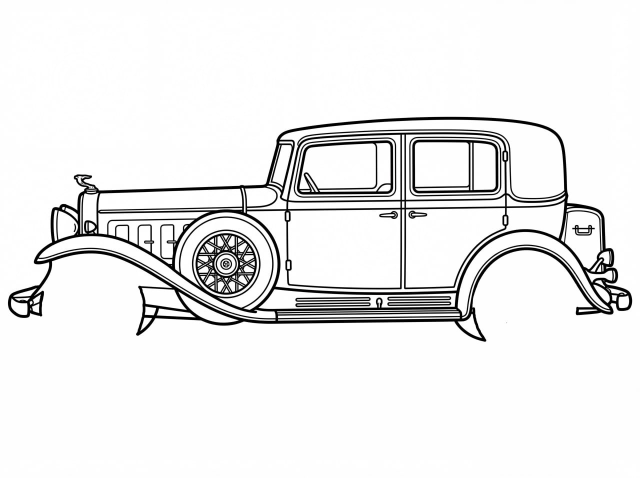
#> input picture src/animations/car2/body.jpg, 1280 x 955 px, found by its file name (shown at 1/2 size)
$ python make_car2_body.py
#> lines starting #> are read from the running program, lines starting #| are printed output that depends on the picture; after the words box and inside, x2 and y2 are one past the last pixel; in counts of white or black regions, pixels touching at a corner belong together
"""Rebuild car2/body.png with correct masking.

Roof: upper part via polygon, lower part column-by-column between pillars.
Wheel holes: only bottom-half of circle (Y > cy), preserving fender arch.
Windows: flood-fill from y=360 seeds.
Bumpers: 13px x2 dilation (26px expansion, not 75px).
"""
import cv2, numpy as np
from PIL import Image
from pathlib import Path

ROOT = Path(r"E:\Antigravity\Projects\Color Animals Interactive")
src  = ROOT / "src/animations/car2/body.jpg"
out  = ROOT / "src/animations/car2/body.png"
prev = ROOT / "src/animations/car2/body_preview.jpg"

img_bgr = cv2.imread(str(src))
#> img_bgr is the input picture: shape (955, 1280, 3); mean B, G, R 236.3, 236.3, 236.3
gray    = cv2.cvtColor(img_bgr, cv2.COLOR_BGR2GRAY)
h, w    = gray.shape
#> h = 955; w = 1280
rgb     = cv2.cvtColor(img_bgr, cv2.COLOR_BGR2RGB)

_, stroke_bin = cv2.threshold(gray, 100, 255, cv2.THRESH_BINARY_INV)
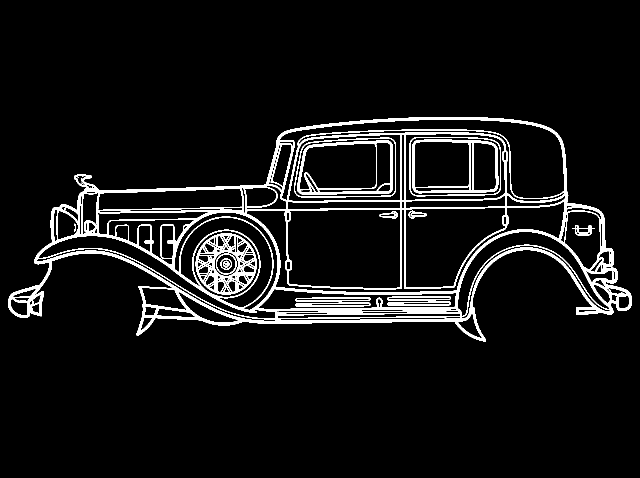
#> stroke_bin: shape (955, 1280) (shown at 1/2 size); 6.6% white; 22 white regions (5 under 20 px), largest, box (x1, y1, x2, y2) and area: (16, 234, 1264, 683) 62238, (391, 467, 514, 589) 5248, (594, 281, 786, 389) 3642

# ── Exterior flood-fill (13px x2 = 26px expansion — clean bumpers) ──────────
kernel = cv2.getStructuringElement(cv2.MORPH_ELLIPSE, (13, 13))
closed = cv2.morphologyEx(stroke_bin, cv2.MORPH_CLOSE, kernel, iterations=2)
#> closed: shape (955, 1280); 15.8% white; 1 white region, box (x1, y1, x2, y2) and area: (16, 234, 1264, 683) 193075
passable = (closed == 0).astype(np.uint8) * 255
padded = np.pad(passable, 1, constant_values=255)
#> padded: shape (957, 1282); 84.3% white; 1 black region, box (x1, y1, x2, y2) and area: (17, 235, 1265, 684) 193075
fm = np.zeros((padded.shape[0]+2, padded.shape[1]+2), np.uint8)
cv2.floodFill(padded, fm, (0, 0), 128)
exterior = padded[1:-1, 1:-1] == 128
#> exterior: shape (955, 1280) bool; 72.9% white; 1 black region, box (x1, y1, x2, y2) and area: (16, 234, 1264, 683) 331721
car_body = (~exterior) | (stroke_bin > 0)

# ── Roof fix ─────────────────────────────────────────────────────────────────
# Upper roof (y=165-250): no strokes bound the top, use a polygon.
# Key points derived from A-pillar and C-pillar stroke data:
#   A-pillar top: (633, 250)   C-pillar top: (1083, 250)
#   Windshield top meets roofline ~(578, 165),  rear top ~(1090, 165)
ROOF_TOP = 165
A_PILLAR_TOP  = (633, 250)   # where A-pillar first appears
C_PILLAR_TOP  = (1083, 250)  # where C-pillar first appears
# Widen the left edge: windshield top is at ~x=530, not x=578
# (the A-pillar at y<250 is more vertical than a linear interpolation suggests)
WIND_TOP      = (530, ROOF_TOP)
REAR_TOP      = (1095, ROOF_TOP)

# Polygon: trapezoid covering upper roof
upper_roof_poly = np.array([
    WIND_TOP,
    REAR_TOP,
    C_PILLAR_TOP,
    A_PILLAR_TOP,
], dtype=np.int32)

roof_mask = np.zeros((h, w), dtype=np.uint8)
cv2.fillPoly(roof_mask, [upper_roof_poly], 255)
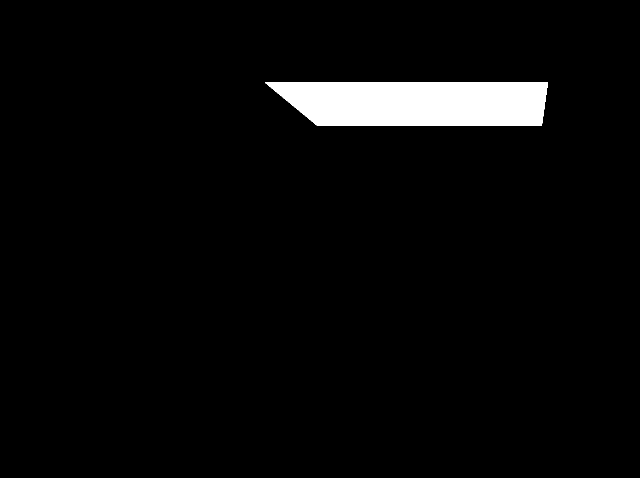
#> roof_mask: shape (955, 1280) (shown at 1/2 size); 3.6% white; 1 white region, box (x1, y1, x2, y2) and area: (530, 165, 1096, 251) 43740

# Lower roof (y=250 to window arch): column-by-column between pillars
# A-pillar right edge per y (left boundary of roof interior)
for y in range(250, 300):
    row_strokes = np.where(stroke_bin[y, 540:680] > 0)[0]
    if len(row_strokes) > 0:
        left_x = int(540 + row_strokes.max()) + 1   # just right of A-pillar
    else:
        left_x = A_PILLAR_TOP[0]

    # C-pillar left edge per y (right boundary)
    row_strokes_r = np.where(stroke_bin[y, 1060:1130] > 0)[0]
    if len(row_strokes_r) > 0:
        right_x = int(1060 + row_strokes_r.min()) - 1  # just left of C-pillar
    else:
        right_x = C_PILLAR_TOP[0]

    # Bottom boundary: topmost stroke in this column (window arch)
    for x in range(left_x, right_x + 1):
        col_s = np.where(stroke_bin[:300, x] > 0)[0]
        if len(col_s) == 0:
            continue
        top_s = col_s.min()
        if top_s >= y:          # window arch is at or below current y
            roof_mask[y, x] = 255
#> this loop made 50 passes
#> (left_x, row_strokes_r, right_x) on passes 7 to 15: (632, [26, 27, 28, 29, 30, 31, 32, 33, 34, 35, 36, 37, 38, 39, 40], 1085), (625, [29, 30, 31, 32, 33, 34, 35, 36, 37, 38, 39, 40, 41, 42], 1088), (619, [31, 32, 33, 34, 35, 36, 37, 38, 39, 40, 41, 42, 43], 1090), (612, [34, 35, 36, 37, 38, 39, 40, 41, 42, 43, 44, 45], 1093), (604, [36, 37, 38, 39, 40, 41, 42, 43, 44, 45, 46], 1095), (598, [38, 39, 40, 41, 42, 43, 44, 45, 46, 47, 48], 1097), (592, [40, 41, 42, 43, 44, 45, 46, 47, 48, 49], 1099), (588, [42, 43, 44, 45, 46, 47, 48, 49, 50], 1101), (583, [43, 44, 45, 46, 47, 48, 49, 50, 51, 52], 1102)
#> (left_x, right_x) on passes 1 to 6: (680, 1063), (674, 1067), (664, 1071), (656, 1075), (648, 1079), (640, 1082)

car_body = car_body | (roof_mask > 0)
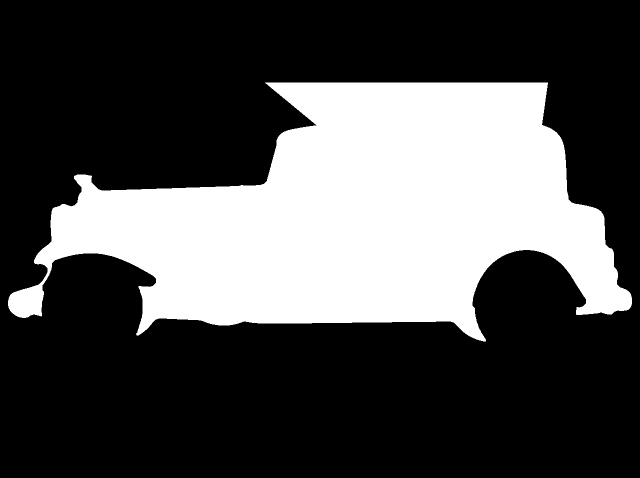
#> car_body: shape (955, 1280) bool (shown at 1/2 size); 30.3% white; 1 white region, box (x1, y1, x2, y2) and area: (16, 165, 1264, 683) 370000
print(f"Roof pixels added: {(roof_mask>0).sum()}")
#| Roof pixels added: 43740

# ── RGBA ──────────────────────────────────────────────────────────────────────
rgba = np.zeros((h, w, 4), dtype=np.uint8)
rgba[:, :, :3] = rgb
rgba[car_body, 3]  = 255
rgba[~car_body, 3] = 0

print(f"Before windows: {(rgba[:,:,3]==255).sum()/(h*w)*100:.1f}% opaque")
#| Before windows: 30.3% opaque
print(f"Roof (750,215): {rgba[215,750,3]}  want 255")
#| Roof (750,215): 255  want 255

# ── Windows ───────────────────────────────────────────────────────────────────
# Seeds at y=360 — clearly in window glass, well below roof
window_seeds = [(700, 360), (870, 360), (1050, 360)]
car_size = car_body.sum()
#> car_size = 370000
for sx, sy in window_seeds:
    if not (0<=sy<h and 0<=sx<w) or gray[sy,sx] <= 190:
        print(f"  Window ({sx},{sy}): gray={gray[sy,sx]}, skip")
        continue
    wf = np.zeros((h+2, w+2), np.uint8)
    tmp = (gray > 190).astype(np.uint8) * 255
    cv2.floodFill(tmp, wf, (sx, sy), 128)
    win = (tmp == 128) & car_body
    if win.sum() > car_size * 0.15:
        print(f"  Window ({sx},{sy}): leaked ({win.sum()/car_size*100:.0f}%), skip")
        continue
    print(f"  Window ({sx},{sy}): {win.sum()} px transparent")
    rgba[win, 3] = 0
#> this loop made 3 passes
#|   Window (700,360): 11826 px transparent
#|   Window (870,360): 9350 px transparent
#|   Window (1050,360): 22636 px transparent
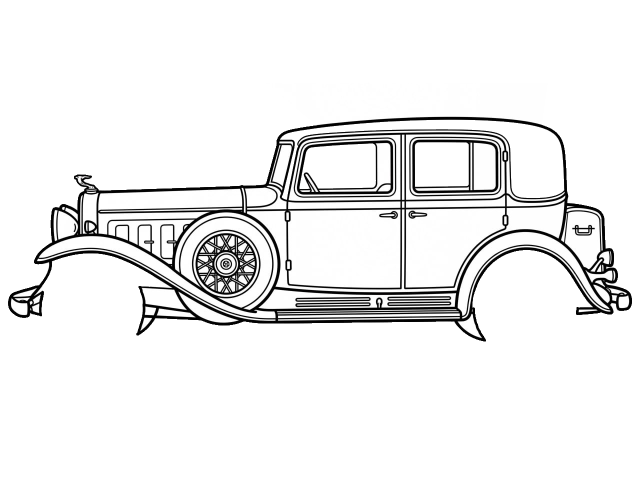
#> rgba: shape (955, 1280, 4) (shown at 1/2 size); mean R, G, B, A 236.3, 236.3, 236.3, 68; transparent parts drawn white

# ── Wheel holes — BOTTOM HALF ONLY (Y > cy), preserve fender arch ────────────
# Also force TOP HALF opaque — exterior flood-fill clears the wheel-well area
wheels = [(185, 615, 108), (1051, 615, 107)]
Y, X = np.ogrid[:h, :w]
#> Y = 955 values from 0 to 954
for cx, cy, r in wheels:
    inside_circle = (X-cx)**2 + (Y-cy)**2 <= r**2
    inside_top    = inside_circle & (Y <= cy) & (gray > 100)
    inside_bottom = inside_circle & (Y > cy)  & (gray > 100)
    rgba[inside_top,    3] = 255   # force white — fender arch area
    rgba[inside_bottom, 3] = 0     # transparent — wheel visible below axle
    print(f"  Wheel ({cx},{cy}): top={inside_top.sum()} forced white, bottom={inside_bottom.sum()} transparent")
#> this loop made 2 passes
#|   Wheel (185,615): top=17966 forced white, bottom=17794 transparent
#|   Wheel (1051,615): top=18058 forced white, bottom=17431 transparent
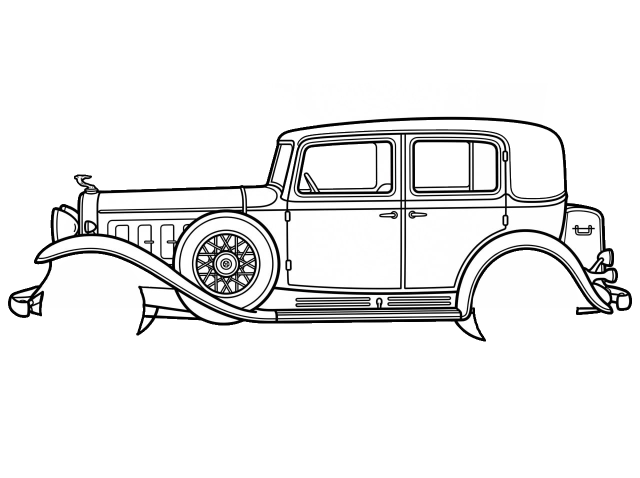
#> rgba: shape (955, 1280, 4) (shown at 1/2 size); 2.95% of pixels changed, all inside (x1, y1, x2, y2) = (83, 507, 1158, 676); transparent parts drawn white

Image.fromarray(rgba, "RGBA").save(str(out))

# Preview on checker
checker = np.full((h, w, 3), 200, dtype=np.uint8)
#> checker: shape (955, 1280, 3); every value is 200
for yi in range(0, h, 20):
    for xi in range(0, w, 20):
        if (yi//20 + xi//20) % 2 == 0:
            checker[yi:yi+20, xi:xi+20] = 240
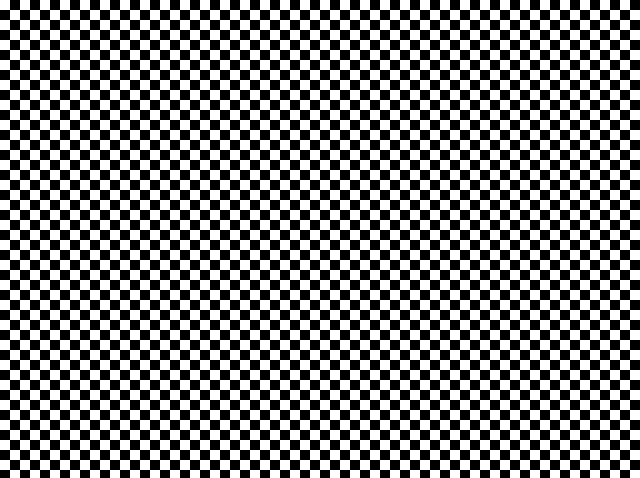
#> checker: shape (955, 1280, 3) (shown at 1/2 size); values 200 (black) and 240 (white), 50% white; 1 white region, box (x1, y1, x2, y2) and area: (0, 0, 1280, 955) 611200
a = rgba[:,:,3:4].astype(float) / 255
#> a: shape (955, 1280, 1) float64; values 0 (black) and 1 (white), 29.6% white; 1 white region, box (x1, y1, x2, y2) and area: (16, 165, 1264, 683) 361934
Image.fromarray((rgba[:,:,:3]*a + checker*(1-a)).astype(np.uint8)).save(str(prev))
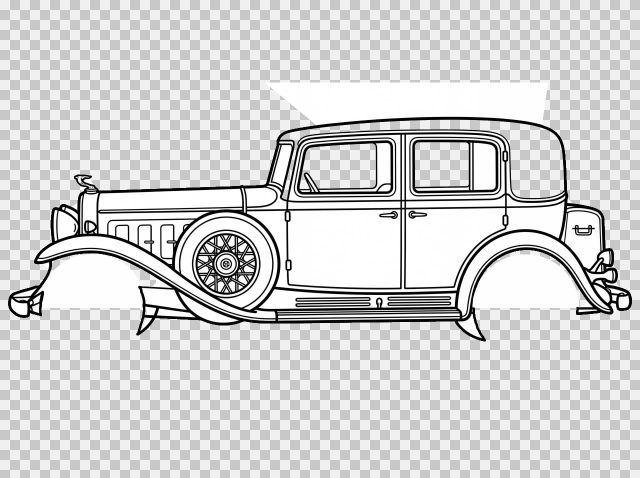
#> saved as body_preview.jpg: PIL image 1280x955 RGB (shown at 1/2 size); mean R, G, B 212.4, 212.4, 212.4

total = h * w
#> total = 1222400
print(f"\nFinal opaque: {(rgba[:,:,3]==255).sum()/total*100:.1f}%")
#| Final opaque: 29.6%
print(f"Roof (750,215):              {rgba[215,750,3]}  want 255")
#| Roof (750,215):              255  want 255
print(f"Roof left (590,215):         {rgba[215,590,3]}  want 255")
#| Roof left (590,215):         255  want 255
print(f"Wheel front bottom (185,680):{rgba[680,185,3]}  want 0")
#| Wheel front bottom (185,680):0  want 0
print(f"Wheel front top   (185,540): {rgba[540,185,3]}  want 255")
#| Wheel front top   (185,540): 255  want 255
print(f"Left bumper (15,615):        {rgba[615,15,3]}  want 0")
#| Left bumper (15,615):        0  want 0
print(f"Right bumper (1265,500):     {rgba[500,1265,3]}  want 0")
#| Right bumper (1265,500):     0  want 0
